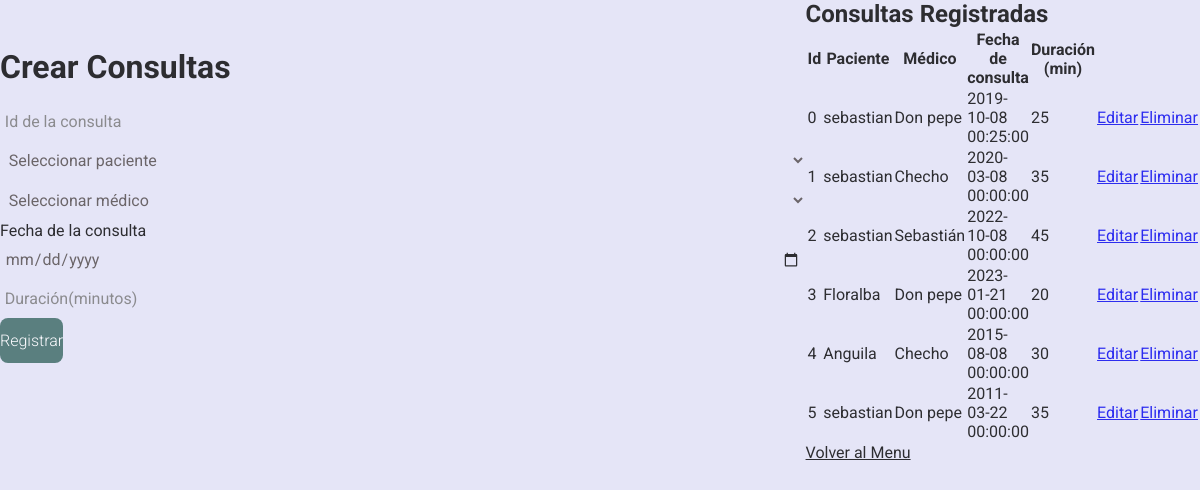
The page /consultas/registro_consultas.php on the database its author committed.
### tables this page shows
CREATE TABLE `consultas` (
  `id` int(11) NOT NULL,
  `pacientesID` int(11) DEFAULT NULL,
  `medicosID` int(11) DEFAULT NULL,
  `fechaConsulta` datetime DEFAULT NULL,
  `duracionMinutos` int(11) DEFAULT NULL
);

### consultas/registro_consultas.php (the view, shortened to what this page needs)
<?php
$con = connection();
$sql = "SELECT * FROM consultas";
$query = mysqli_query($con, $sql);
$pacienteSql = "SELECT id, nombre FROM pacientes";
$pacienteQuery = mysqli_query($con, $pacienteSql);
$pacientes = array();
while ($row = mysqli_fetch_assoc($pacienteQuery)) {
    $pacientes[$row['id']] = $row['nombre'];
}
$medicoSql = "SELECT id, nombre FROM medicos";
$medicoQuery = mysqli_query($con, $medicoSql);
$medicos = array();
while ($row = mysqli_fetch_assoc($medicoQuery)) {
    $medicos[$row['id']] = $row['nombre'];
}
?>
<!DOCTYPE html>
<html lang="en">
<head>
    <link rel="stylesheet" href="../css/estilos.css">
</head>
<body>
    <div class="form_container">
        <form action="" method="POST">
            <h1 class="form_title">Crear Consultas</h1>
            <input class="form_input" type="number" name="id" placeholder="Id de la consulta" required>
            <select class="form_input" name="pacienteID" required>
                <option value="" disabled selected>Seleccionar paciente</option>
            </select>
            <select class="form_input" name="medicoID" required>
                <option value="" disabled selected>Seleccionar médico</option>
            </select>
            <label for="fechaConsulta">Fecha de la consulta</label>
            <input class="form_input" type="date" name="fechaConsulta" placeholder="Fecha de la consulta" required>
            <input class="form_input" type="number" name="duracionMinutos" placeholder="Duración(minutos)" required>
            <input class="form_submit" type="submit" value="Registrar">
        </form>
    </div>
    <div class="form_group">
        <h2>Consultas Registradas</h2>
        <table>
            <thead>
                <tr>
                    <th>Id</th>
                    <th>Paciente</th>
                    <th>Médico</th>
                    <th>Fecha de consulta</th>
                    <th>Duración (min)</th>
                </tr>
            </thead>
            <tbody>
                <?php
                while ($row = mysqli_fetch_array($query)):
                    $pacienteId = $row['pacientesID'];
                    $medicoId = $row['medicosID'];
                    ?>
                    <tr>
                        <td>
                            <?= $row['id'] ?>
                        </td>
                        <td>
                            <?= isset($pacientes[$pacienteId]) ? $pacientes[$pacienteId] : 'Desconocido' ?>
                        </td>
                        <td>
                            <?= isset($medicos[$medicoId]) ? $medicos[$medicoId] : 'Desconocido' ?>
                        </td>
                        <td>
                            <?= $row['fechaConsulta'] ?>
                        </td>
                        <td>
                            <?= $row['duracionMinutos'] ?>
                        </td>
                        <td><a href="editar_consultas.php?id=<?= $row['id'] ?>">Editar</a></td>
                        <td><a href="eliminar_consultas.php?id=<?= $row['id'] ?>"
                                onclick="return confirm('¿Estás seguro de que quieres eliminar esta consulta?')">Eliminar</a>
                        </td>
                    </tr>
                    <?php
                endwhile;
                ?>
            </tbody>
        </table>
        <a href="../menu.php" class="form_link">Volver al Menu</a>
    </div>
</body>
</html>

### css/estilos.css (style rules this page uses)
* { margin:0; padding:0; box-sizing:border-box; }
body { font-family: 'Roboto', sans-serif; background-color: #e5e5f7; width:100%; opacity: 0.8; background-image: radial-gradient(#d17cf9 0.5px, transparent 0.5px), radial-gradient(#d17cf9 0.5px, #e5e5f7 0.5px); display:flex; min-height:100vh; }
.form_title { font-size:2rem; margin-bottom:.5em; }
.form_link { font-weight:400; color:#000; }
.form_container { margin-top:3em; display:grid; gap: 2.5em; }
.form_group { position: relative; --color:#5757577e; }
.form_input { width: 100%; background: none; color: #706c6c; font-size: 1rem; padding: .6em .3em; border: none; outline: none; border-bottom: 1px solid var(--color); font-family: 'Roboto', sans-serif; }
.form_input:not(:placeholder-shown) { color:#4d4646; }
.form_submit { background-color:#386662; color:#fff; font-family: 'Roboto', sans-serif; font-weight:300; font-size: 1rem; padding: .8em 0; border:none; border-radius: .5em; cursor:pointer; }

### rows shown on the page
consultas: id "0", pacientesID "sebastian", medicosID "Don pepe", fechaConsulta "2019-10-08 00:25:00", duracionMinutos "25"
consultas: id "1", pacientesID "sebastian", medicosID "Checho", fechaConsulta "2020-03-08 00:00:00", duracionMinutos "35"
consultas: id "2", pacientesID "sebastian", medicosID "Sebastián", fechaConsulta "2022-10-08 00:00:00", duracionMinutos "45"
consultas: id "3", pacientesID "Floralba", medicosID "Don pepe", fechaConsulta "2023-01-21 00:00:00", duracionMinutos "20"
consultas: id "4", pacientesID "Anguila", medicosID "Checho", fechaConsulta "2015-08-08 00:00:00", duracionMinutos "30"
consultas: id "5", pacientesID "sebastian", medicosID "Don pepe", fechaConsulta "2011-03-22 00:00:00", duracionMinutos "35"
